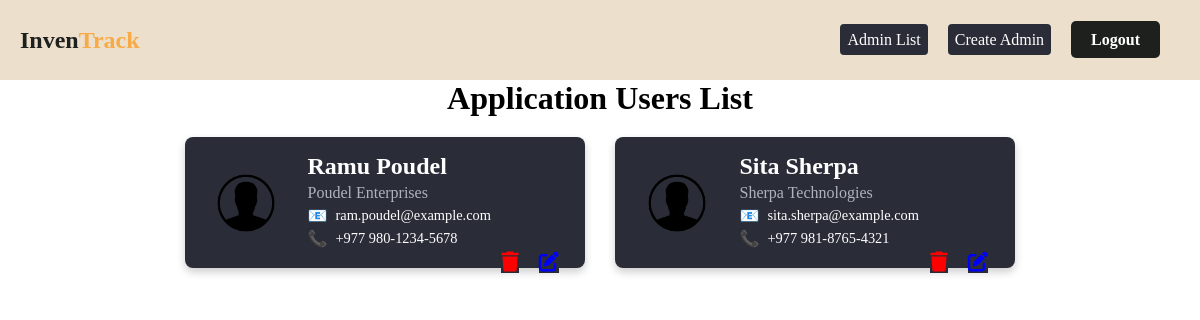
The page /pages/admin/dashboard.php (signed in) on the database its author committed.
### tables this page shows
CREATE TABLE `users` (
  `username` varchar(50) NOT NULL,
  `first_name` varchar(50) NOT NULL,
  `last_name` varchar(50) NOT NULL,
  `address` varchar(255) DEFAULT NULL,
  `state` varchar(50) DEFAULT NULL,
  `postal_code` varchar(20) DEFAULT NULL,
  `phone_number` varchar(20) DEFAULT NULL,
  `company_size` varchar(10) DEFAULT NULL,
  `company_name` varchar(100) DEFAULT NULL,
  `email` varchar(100) NOT NULL,
  `password_hash` varchar(255) NOT NULL
);

### pages/admin/dashboard.php (the view, shortened to what this page needs)
<?php
require "../../config.php";
$query = "SELECT * FROM users";
$result = mysqli_query($conn, $query);
?>
<!DOCTYPE html>
<html lang="en">
<head>
    <link rel="stylesheet" href="../../assets/css/admin-dashboard.css" />
    <link rel="stylesheet" href="https://cdnjs.cloudflare.com/ajax/libs/font-awesome/6.0.0-beta3/css/all.min.css" />
    <link rel="stylesheet" href="https://cdnjs.cloudflare.com/ajax/libs/font-awesome/6.4.2/css/all.min.css" />
</head>
<body>
    <nav>
        <ul class="navbar">
            <li>
                <h1>Inven<span style="color: rgb(247, 170, 70)">Track</span></h1>
            </li>
            <ul  class="nav-links">
                <li><a class="create-admin" href="admin_list.php">Admin List</a></li>
                <li><a class="create-admin" href="create_admin.php">Create Admin</a></li>
                <li><a class="logout-btn" href="logout.php">Logout</a></li>
            </ul>
        </ul>
    </nav>
    <div class="container">
        <h1 style="color: black; text-align:center;"> Application Users List</h1>
        <div class="user-table">
                <?php
                if (mysqli_num_rows($result) > 0) {
                    while ($row = mysqli_fetch_assoc($result)) {
                        echo '
                            <div class="profile-card">
                            <img src="../../assets/img/profile.png" alt="" class="image-placeholder">' .
                            '<div class="details">' .
                            '<h2 style="color: white;">' . $row['first_name']. ' '. $row['last_name']  . '</h2>
                             <p class="designation">' . $row['company_name'] . '</p>
                            <p class="contact">' .
                            '<span>📧</span>' . $row['email']
                            . '</p>
                             <p class="contact">
                            <span>📞</span>' .'+977 '. $row['phone_number']
                            . '</p>
                             </div>
                             <form action="action.php" method="post" class="actions">
                             <input type="hidden" name="username" value="'.$row['username'].'">
                             <input type="hidden" name="firstName" value="'.$row['first_name'].'">
                             <input type="hidden" name="lastName" value="'.$row['last_name'].'">
                             <input type="hidden" name="address" value="'.$row['address'].'">
                             <input type="hidden" name="state" value="'.$row['state'].'">
                             <input type="hidden" name="postal" value="'.$row['postal_code'].'">
                             <input type="hidden" name="phone" value="'.$row['phone_number'].'">
                             <input type="hidden" name="company" value="'.$row['company_name'].'">
                             <input type="hidden" name="email" value="'.$row['email'].'">
                             <button name="edit"><i style="color: blue; font-size:20px;" class="fa-solid fa-edit"></i> </button>
                             <button name="delete"><i style="color: red; font-size:20px;" class="fa-solid fa-trash"></i> </button>
                             </form>
                             </div>';
                    }
                }
                ?>
        </div>
    </div>
</body>
</html>

### assets/css/admin-dashboard.css (style rules this page uses)
* { font-family: Poppins; margin: 0; padding: 0; box-sizing: border-box; }
.navbar { list-style: none; display: flex; justify-content: space-between; align-items: center; padding: 10px 20px; background-color: #ECDFCC; height: 80px; z-index: 1; }
li { color: #1E201E; }
nav { z-index: 1; width: 100%; }
.logout-btn { background-color: #1E201E; color: #fff; border: none; padding: 10px 20px; border-radius: 5px; cursor: pointer; margin-right: 20px; font-weight: 600; text-transform: capitalize; text-decoration: none; transition: all 0.3s ease; }
.user-table { width: 100%; margin-top: 20px; display: flex; justify-content: center; align-items: center; }
.user-table h2 { color: #1E201E; margin-bottom: 10px; }

### pages/admin/dashboard.php (style rules this page uses)
.profile-card { display: flex; justify-content: space-evenly; align-items: center; background-color: #2a2d38; border-radius: 8px; padding: 16px; width: 400px; box-shadow: 0 4px 8px rgba(0, 0, 0, 0.2); transition: 1s ease-in; }
.image-placeholder { width: 70px; height: 70px; border-radius: 4px; margin-right: 16px; display: flex; justify-content: center; align-items: center; }
.details h2 { margin: 0; font-size: 1.5rem; }
.details .designation { font-size: 1rem; color: #b0b3bd; margin: 4px 0; }
.details .contact { display: flex; align-items: center; font-size: 0.9rem; margin: 4px 0; color: #fff; }
.details .contact span { margin-right: 8px; font-size: 1rem; }
.user-table { width: 100%; margin-top: 20px; display: flex; flex-wrap: wrap; justify-content: center; align-items: center; gap: 30px; }
.actions button { background-color: #2a2d38; border: none; cursor: pointer; }
.actions { display:flex; flex-direction: row-reverse; gap:20px; position: relative; bottom:-60px; }
.nav-links { display: flex; flex-direction: row; gap: 20px; list-style: none; padding: 0; margin: 0; align-items: center; justify-content: center; }
.create-admin { text-decoration: none; color: white; font-size: 1rem; padding: 0; background-color: #2a2d38; padding: 7px; border-radius: 4px; transition: 0.3s ease-in; }

### rows shown on the page
users: first_name "Ramu", last_name "Poudel", company_name "Poudel Enterprises", email "ram.poudel@example.com", phone_number "980-1234-5678"
users: first_name "Sita", last_name "Sherpa", company_name "Sherpa Technologies", email "sita.sherpa@example.com", phone_number "981-8765-4321"
